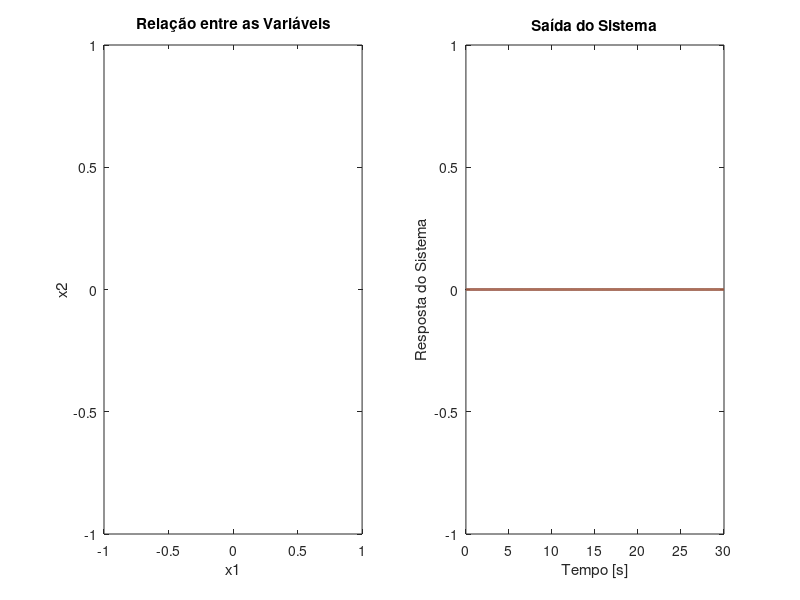

Write MATLAB code to recreate this figure.
%format long
function Problema3Ex2
    clear all; clc; warning off;
    x0 = [0 0];% chute inicial
    options = optimset('LargeScale','off');
    [x,fval] = fminsearch(@Problema3Ex2Otimizacao,x0)
end

function [fval] = Problema3Ex2Otimizacao(X)
    x0 = X;
    t0 = 0;
    tf = 30;
    dt = 0.01;
    tpo = t0:dt:tf;
    [t,x] = ode45(@exemplo32,tpo,x0);
    x1 = x(:,1);
    x2 = x(:,2);
    
    % Graficos
    figure(1)
    pause(0.1);
    clf(1)
    subplot(1,2,1)
    plot(x1,x2,'LineWidth',1);
    hold on;
    title('Relação entre as Variáveis');
    xlabel('x1'); 
    ylabel('x2');
    hold off;

    hold on;
    subplot(1,2,2);
    plot(t,x,'LineWidth',2);
    title('Saída do Sistema');
    xlabel('Tempo [s]'); 
    ylabel('Resposta do Sistema');
    hold off;

    %função de avaliação
    aval1 = (max(x1) - min(x1))*100;
    aval2 = (max(x2) - min(x2))*100;

    fval = aval1 + aval2;
end

%função a ser otimizada
function xdot = exemplo32(t,x) %Função
    xdot = zeros(size(x,1),1);
    mu = -0.1;
    xdot(1) = mu*x(1) + x(2) - x(1)^3;
    xdot(2) = -x(1);
end